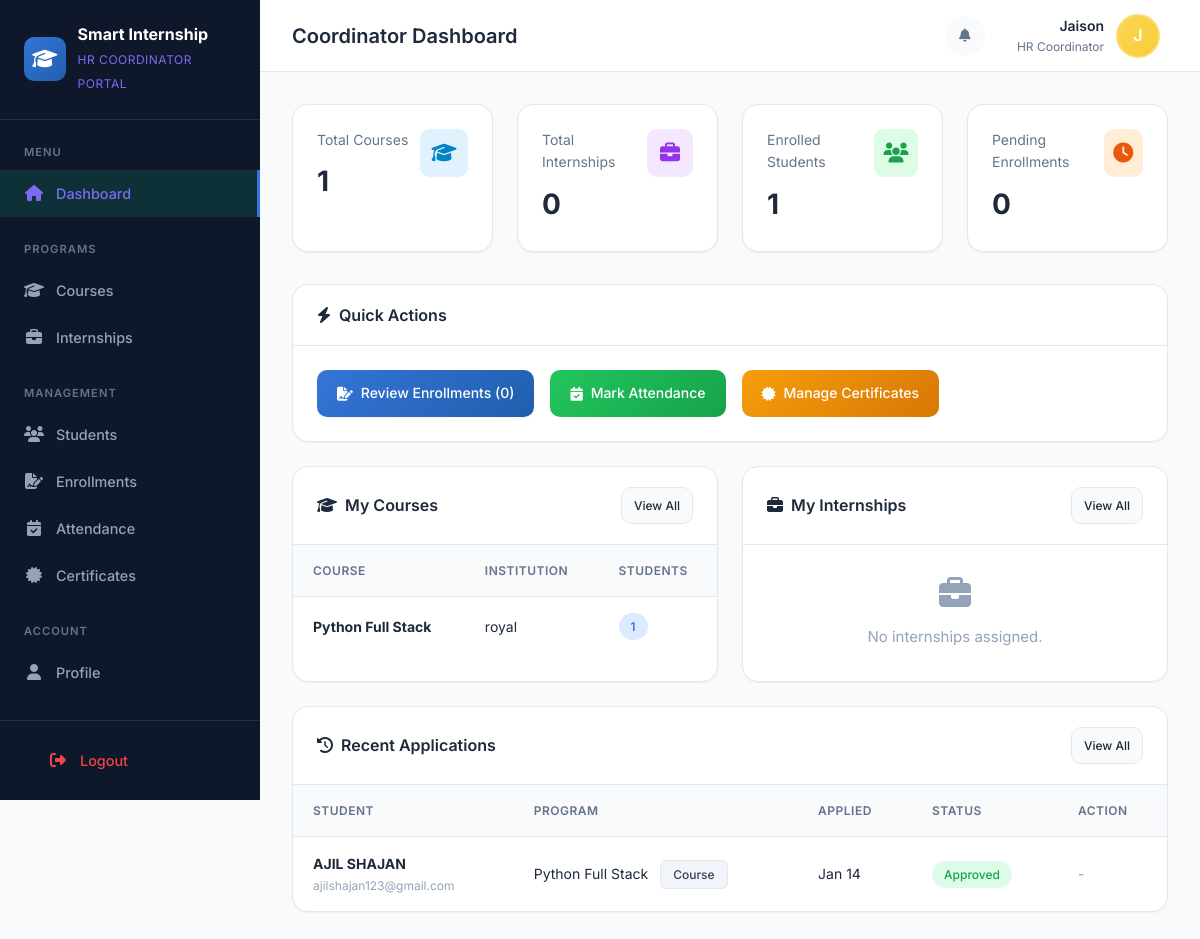
The page /coordinator/dashboard/ (signed in) on the database as committed earlier.
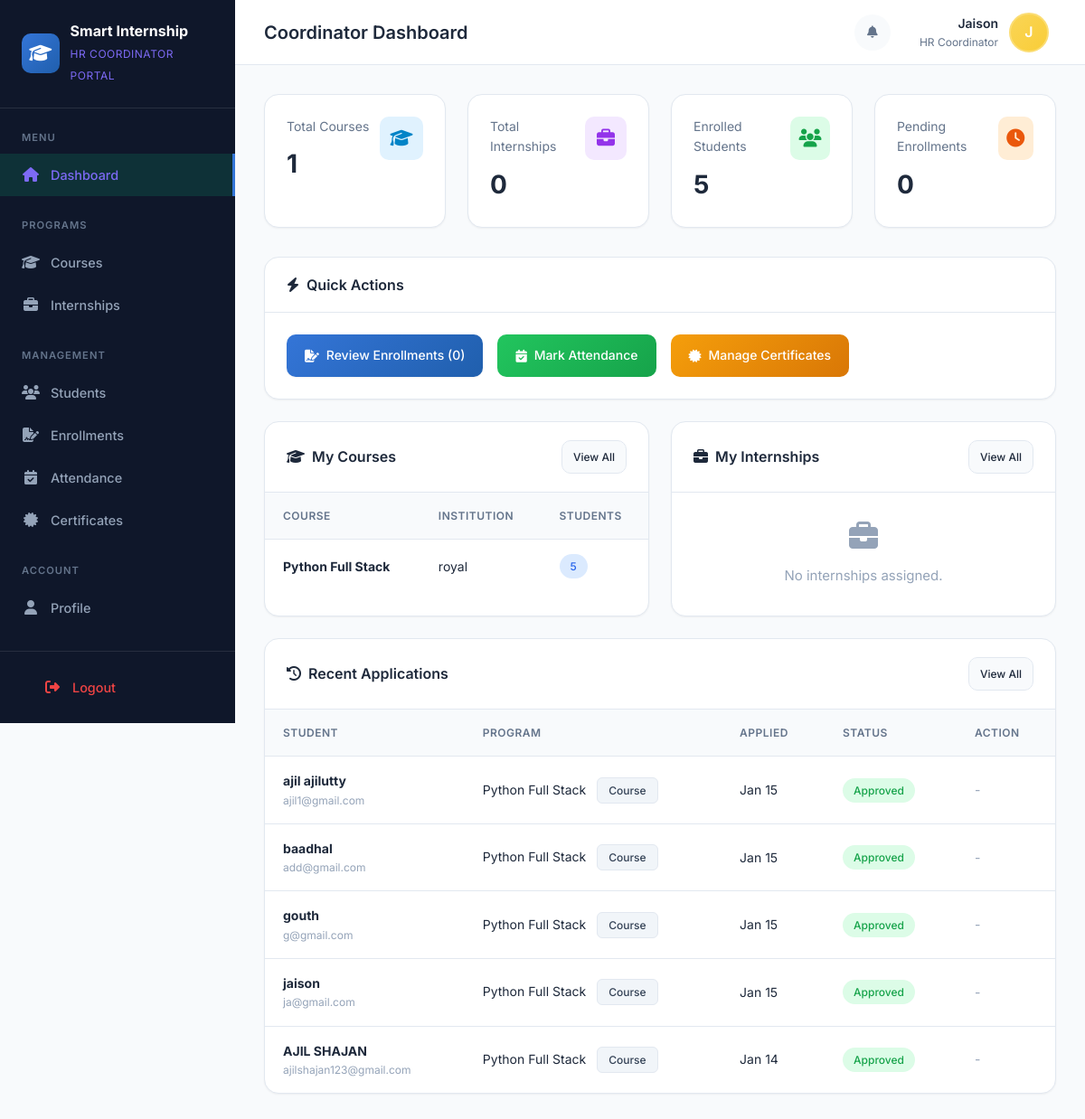
The same page on the database as committed later.
### courses/models.py (models this page shows, shortened)
class Course(models.Model):
    name = models.CharField(max_length=200)
    description = models.TextField(blank=True, null=True)
    institution = models.ForeignKey(Institution, on_delete=models.CASCADE)
    coordinator = models.ForeignKey(
        settings.AUTH_USER_MODEL,
        on_delete=models.SET_NULL,
        null=True,
        blank=True,
        limit_choices_to={'role': 'COORDINATOR'},
        related_name='coordinated_courses'
    )
    CATEGORY_CHOICES = (
        ('WEB', 'Web Development'),
        ('PYTHON', 'Python Programming'),
        ('DATA', 'Data Science'),
        ('AI', 'Artificial Intelligence'),
        ('APP', 'App Development'),
        ('CYBER', 'Cyber Security'),
        ('DESIGN', 'UI/UX Design'),
        ('OTHER', 'Other'),
    )
    category = models.CharField(max_length=20, choices=CATEGORY_CHOICES, default='OTHER')
    duration_days = models.IntegerField(default=30, help_text="Duration in days")
    max_students = models.IntegerField(default=50)
    start_date = models.DateField(blank=True, null=True)
    end_date = models.DateField(blank=True, null=True)
    eligibility = models.TextField(blank=True, null=True, help_text="Eligibility criteria")
    is_active = models.BooleanField(default=True)
    created_at = models.DateTimeField(auto_now_add=True)
    updated_at = models.DateTimeField(auto_now=True)
    class Meta:
        verbose_name = 'Course'
        verbose_name_plural = 'Courses'
        ordering = ['-created_at']
    @property
    def enrolled_count(self):
        return self.application_set.filter(status='APPROVED').count()

### institutions/models.py (models this page shows, shortened)
class Institution(models.Model):
    name = models.CharField(max_length=200, verbose_name='Company Name')
    location = models.CharField(max_length=200)
    address = models.TextField(blank=True, null=True)
    phone = models.CharField(max_length=15, blank=True, null=True, verbose_name='Company Phone')
    email = models.EmailField(blank=True, null=True, verbose_name='Company Email')
    website = models.URLField(blank=True, null=True)
    logo = models.ImageField(upload_to='companies/', blank=True, null=True)
    description = models.TextField(blank=True, null=True)
    hr_coordinator_name = models.CharField(max_length=200, blank=True, null=True, verbose_name='HR Coordinator Name')
    hr_coordinator_phone = models.CharField(max_length=15, blank=True, null=True, verbose_name='HR Coordinator Phone')
    hr_coordinator_email = models.EmailField(blank=True, null=True, verbose_name='HR Coordinator Email')
    coordinator = models.ForeignKey(
        settings.AUTH_USER_MODEL,
        on_delete=models.SET_NULL,
        null=True,
        blank=True,
        limit_choices_to={'role': 'COORDINATOR'},
        related_name='managed_companies'
    )
    is_active = models.BooleanField(default=True)
    created_at = models.DateTimeField(auto_now_add=True)
    updated_at = models.DateTimeField(auto_now=True)
    class Meta:
        verbose_name = 'Company'
        verbose_name_plural = 'Companies'
        ordering = ['name']

### applications/models.py (models this page shows, shortened)
class Application(models.Model):
    STATUS_CHOICES = [
        ('PENDING', 'Pending'),
        ('APPROVED', 'Approved'),
        ('REJECTED', 'Rejected'),
        ('WITHDRAWN', 'Withdrawn'),
    ]
    student = models.ForeignKey(
        settings.AUTH_USER_MODEL,
        on_delete=models.CASCADE,
        limit_choices_to={'role': 'STUDENT'},
        related_name='applications'
    )
    course = models.ForeignKey(Course, null=True, blank=True, on_delete=models.CASCADE)
    internship = models.ForeignKey(Internship, null=True, blank=True, on_delete=models.CASCADE)
    status = models.CharField(max_length=20, choices=STATUS_CHOICES, default='PENDING')
    applied_at = models.DateTimeField(auto_now_add=True)
    reviewed_at = models.DateTimeField(blank=True, null=True)
    reviewed_by = models.ForeignKey(
        settings.AUTH_USER_MODEL,
        on_delete=models.SET_NULL,
        null=True,
        blank=True,
        related_name='reviewed_applications'
    )
    notes = models.TextField(blank=True, null=True, help_text="Notes from reviewer")
    student_remarks = models.TextField(blank=True, null=True, help_text="Remarks from student")
    class Meta:
        verbose_name = 'Application'
        verbose_name_plural = 'Applications'
        ordering = ['-applied_at']
    @property
    def program_name(self):
        if self.course:
            return self.course.name
        elif self.internship:
            return self.internship.title
        return 'N/A'
    @property
    def program_type(self):
        if self.course:
            return 'Course'
        elif self.internship:
            return 'Internship'
        return 'N/A'

### accounts/models.py (models this page shows, shortened)
class User(AbstractUser):
    ROLE_CHOICES = (
        ('ADMIN', 'Admin'),
        ('COORDINATOR', 'HR Coordinator'),
        ('STUDENT', 'Student'),
    )
    APPROVAL_STATUS_CHOICES = (
        ('PENDING', 'Pending Approval'),
        ('APPROVED', 'Approved'),
        ('REJECTED', 'Rejected'),
    )
    role = models.CharField(max_length=20, choices=ROLE_CHOICES, default='STUDENT')
    phone = models.CharField(max_length=15, blank=True, null=True)
    address = models.TextField(blank=True, null=True)
    profile_picture = models.ImageField(upload_to='profiles/', blank=True, null=True)
    institution = models.ForeignKey(
        'institutions.Institution',
        on_delete=models.SET_NULL,
        null=True,
        blank=True,
        related_name='users'
    )
    qualification = models.CharField(max_length=255, blank=True, null=True, help_text="Student's highest qualification")
    is_active = models.BooleanField(default=True)
    approval_status = models.CharField(
        max_length=20,
        choices=APPROVAL_STATUS_CHOICES,
        default='APPROVED',  # Default to APPROVED for admin/coordinator, will be PENDING for students
        help_text='Approval status for student registrations'
    )
    approved_by = models.ForeignKey(
        'self',
        on_delete=models.SET_NULL,
        null=True,
        blank=True,
        related_name='approved_students',
        help_text='Coordinator or Admin who approved/rejected this user'
    )
    approval_date = models.DateTimeField(null=True, blank=True)
    rejection_reason = models.TextField(blank=True, null=True, help_text='Reason for rejection if rejected')
    created_at = models.DateTimeField(auto_now_add=True)
    updated_at = models.DateTimeField(auto_now=True)
    class Meta:
        verbose_name = 'User'
        verbose_name_plural = 'Users'

### accounts/coordinator_views.py (the view)
# urls.py: path('dashboard/', coordinator_views.dashboard, name='dashboard'),
@coordinator_required
def dashboard(request):
    coordinator = request.user
    courses = Course.objects.filter(coordinator=coordinator, is_active=True)
    internships = Internship.objects.filter(coordinator=coordinator, is_active=True)
    course_ids = courses.values_list('id', flat=True)
    internship_ids = internships.values_list('id', flat=True)
    applications = Application.objects.filter(
        Q(course_id__in=course_ids) | Q(internship_id__in=internship_ids)
    )
    total_courses = courses.count()
    total_internships = internships.count()
    total_applications = applications.count()
    pending_applications = applications.filter(status='PENDING').count()
    approved_applications = applications.filter(status='APPROVED').count()
    recent_applications = applications.order_by('-applied_at')[:5]
    enrolled_students = applications.filter(status='APPROVED').values('student').distinct().count()
    context = {
        'total_courses': total_courses,
        'total_internships': total_internships,
        'total_applications': total_applications,
        'pending_applications': pending_applications,
        'approved_applications': approved_applications,
        'enrolled_students': enrolled_students,
        'recent_applications': recent_applications,
        'courses': courses[:5],
        'internships': internships[:5],
    }
    return render(request, 'coordinator/dashboard.html', context)

### templates/coordinator/dashboard.html (shortened to what the changed rows need)
{% extends 'coordinator/base.html' %}
{% block page_title %}Coordinator Dashboard{% endblock %}
{% block content %}
<div class="stats-grid">
    <div class="stat-card">
        <div class="stat-content">
            <span class="stat-label">Enrolled Students</span>
            <span class="stat-value">{{ enrolled_students }}</span>
        </div>
    </div>
</div>
<div style="display: grid; grid-template-columns: 1fr 1fr; gap: var(--space-6);">
    <div class="card">
        <div class="card-body" style="padding: 0;">
            {% if courses %}
            <div class="table-container">
                <table class="data-table">
                    <thead>
                        <tr>
                            <th>Course</th>
                            <th>Institution</th>
                            <th>Students</th>
                        </tr>
                    </thead>
                    <tbody>
                        {% for course in courses %}
                        <tr>
                            <td><strong>{{ course.name }}</strong></td>
                            <td>{{ course.institution.name }}</td>
                            <td>
                                <span class="badge badge-info">{{ course.enrolled_count }}</span>
                            </td>
                        </tr>
                        {% endfor %}
                    </tbody>
                </table>
            </div>
            {% else %}
            <div style="padding: var(--space-8); text-align: center; color: var(--text-muted);">
                <i class="fas fa-book" style="font-size: 2rem; margin-bottom: var(--space-4);"></i>
                <p>No courses assigned.</p>
            </div>
            {% endif %}
        </div>
    </div>
</div>
<div class="card" style="margin-top: var(--space-6);">
    <div class="card-body" style="padding: 0;">
        {% if recent_applications %}
        <div class="table-container">
            <table class="data-table">
                <thead>
                    <tr>
                        <th>Student</th>
                        <th>Program</th>
                        <th>Applied</th>
                        <th>Status</th>
                        <th>Action</th>
                    </tr>
                </thead>
                <tbody>
                    {% for app in recent_applications %}
                    <tr>
                        <td>
                            <strong>{{ app.student.get_full_name|default:app.student.username }}</strong>
                            <div style="font-size: 0.75rem; color: var(--text-muted);">{{ app.student.email }}</div>
                        </td>
                        <td>
                            {{ app.program_name }}
                            <span class="tag" style="margin-left: 8px;">{{ app.program_type }}</span>
                        </td>
                        <td>{{ app.applied_at|date:"M d" }}</td>
                        <td>
                            <span class="badge
                                {% if app.status == 'APPROVED' %}badge-success
                                {% elif app.status == 'PENDING' %}badge-warning
                                {% elif app.status == 'REJECTED' %}badge-error
                                {% else %}badge-neutral{% endif %}">
                                {{ app.get_status_display }}
                            </span>
                        </td>
                        <td>
                            {% if app.status == 'PENDING' %}
                            <div style="display: flex; gap: var(--space-2);">
                                <form method="post" action="{% url 'coordinator:approve_application' app.id %}" style="margin: 0;">
                                    {% csrf_token %}
                                    <button type="submit" class="btn btn-success btn-sm" title="Approve">
                                        <i class="fas fa-check"></i>
                                    </button>
                                </form>
                                <form method="post" action="{% url 'coordinator:reject_application' app.id %}" style="margin: 0;">
                                    {% csrf_token %}
                                    <button type="submit" class="btn btn-danger btn-sm" title="Reject">
                                        <i class="fas fa-times"></i>
                                    </button>
                                </form>
                            </div>
                            {% else %}
                            <span style="color: var(--text-muted);">-</span>
                            {% endif %}
                        </td>
                    </tr>
                    {% endfor %}
                </tbody>
            </table>
        </div>
        {% else %}
        <div style="padding: var(--space-8); text-align: center; color: var(--text-muted);">
            <i class="fas fa-inbox" style="font-size: 2rem; margin-bottom: var(--space-4);"></i>
            <p>No applications yet.</p>
        </div>
        {% endif %}
    </div>
</div>
{% endblock %}

Rows that differ between the two databases and show on the page:
computed for Course "Python Full Stack": enrolled_count "1" → "5"
added Application: student.get_full_name "ajil ajilutty", student.email "ajil1@gmail.com", program_name "Python Full Stack", program_type "Course", applied_at "Jan 15", status "Approved"
added Application: student.get_full_name "baadhal", student.email "add@gmail.com", program_name "Python Full Stack", program_type "Course", applied_at "Jan 15", status "Approved"
added Application: student.get_full_name "gouth", student.email "g@gmail.com", program_name "Python Full Stack", program_type "Course", applied_at "Jan 15", status "Approved"
added Application: student.get_full_name "jaison", student.email "ja@gmail.com", program_name "Python Full Stack", program_type "Course", applied_at "Jan 15", status "Approved"
Other text that changed with them:
{{ enrolled_students }}: "1" → "5"
